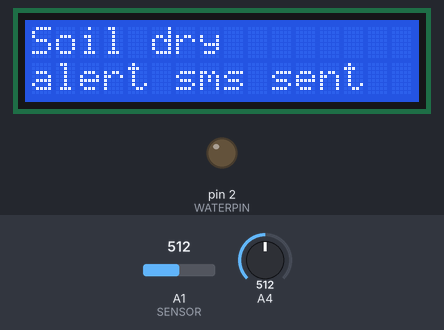
Bench run of a sketch on a simulated Arduino Uno, built with avr-gcc and run on an emulated ATmega328P. Parts: 16×2 character LCD, output pins drawn as LEDs (lit = HIGH). The test bench sets the inputs (shaded band); at power-on: A1 (SENSOR) = 512, A4 = 512. What the sketch prints to the serial monitor is not drawn.

Above: at 0.1 s.
At 17.1 s:
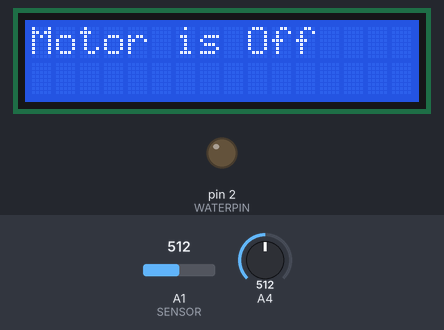
At 27.2 s:
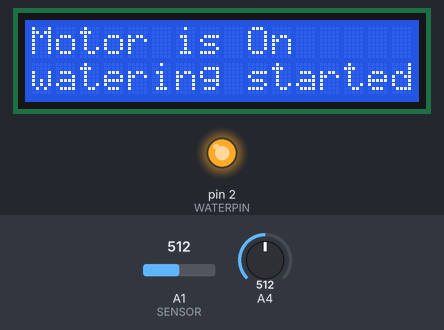
At 37.2 s:
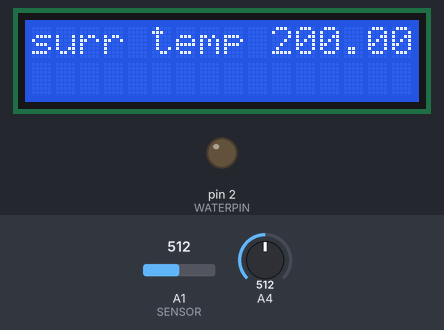
Timing chart, 0 to 38.7 s (numbered marks = the images above):
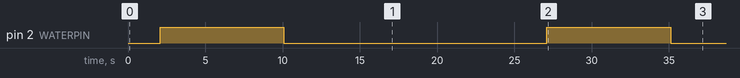

Measured:
- by itself, pin 2 (WATERPIN): alternates HIGH for 8.0 s and LOW for 17.0 s
- what the display in image 1 shows lasts 3.0 s, from 17.1 s to 20.1 s
- what the display in image 2 shows lasts 8.0 s, from 27.1 s to 35.1 s

The sketch:

copy_of_automatic_soil_moisture_sensor1.ino
```cpp
#include <SoftwareSerial.h>
#include <LiquidCrystal.h>
#define WATERPIN 2
#define SENSOR A1
#define MAXDRYNESS 500
#define WATERPOSTDELAY 1000
int ch=0;
double temp;
int sensorInput;
LiquidCrystal lcd(12, 11, 6, 5, 4, 3);
void setup()
{
  digitalWrite(WATERPIN, LOW);
  pinMode(WATERPIN, OUTPUT);
  Serial.begin(9600);
  lcd.begin(16,2);
}

void loop() {

 Soil_Moisture();
  sensorInput = analogRead(A4);
  temp = (double)sensorInput / 1024;
  temp = temp * 5;
  temp = temp - 0.5;
  temp = temp * 100;
  Serial.print("Current Temperature: ");
  lcd.clear();
  Serial.println(temp);
  lcd.print("surr temp ");
  lcd.print(temp);
  delay(2000);
  lcd.setCursor(0,1);
  lcd.clear();
}

 void Soil_Moisture()
  {
    int SensorValue = analogRead(SENSOR);
    Serial.print("\nSoilMoisture=\n");
    Serial.print(SensorValue);
   Serial.print("\n");

  if(ch%2==0) //SensorValue >= MAXDRYNESS
  {
     Serial.println("Soil dry, start watering\n");
    lcd.clear();
    lcd.print("Soil dry");
    lcd.setCursor(0,1);
    lcd.print("alert sms sent");
    Serial.println("Alert sms sent\n");
    delay(2000);
    lcd.clear();
    lcd.print("Motor is On");
    lcd.setCursor(0,1);
    lcd.print("watering started");
    Serial.println("watering started\n");
    digitalWrite(8, HIGH);
   digitalWrite(2, HIGH);
       delay(8000);
     digitalWrite(WATERPIN, LOW);
    ch++;
     lcd.clear();

  }
   else //SensorValue < MAXDRYNESS
   {
     Serial.println("\nSoil is good\n");
     Serial.println("Motor is Off\n");
     lcd.print("Soil is good");
     delay(3000);
     lcd.clear();
     lcd.print("Motor is Off");
     delay(3000);
     lcd.clear();
     digitalWrite(8,LOW);
     delay(WATERPOSTDELAY);
     ch++;
   }


    delay(2000);
  }
 
```
